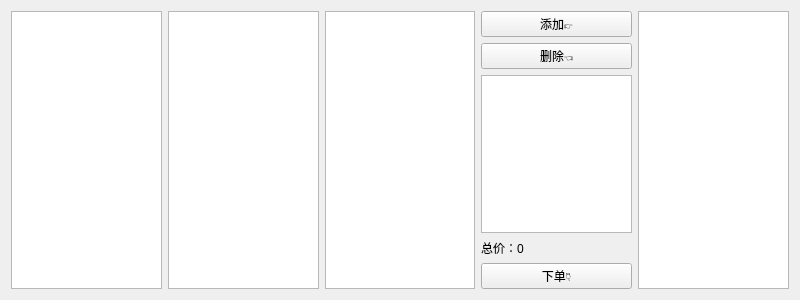
<?xml version="1.0" encoding="UTF-8"?>
<ui version="4.0">
 <class>UserCreateOrderWidget</class>
 <widget class="QWidget" name="UserCreateOrderWidget">
  <property name="geometry">
   <rect>
    <x>0</x>
    <y>0</y>
    <width>800</width>
    <height>300</height>
   </rect>
  </property>
  <property name="windowTitle">
   <string>下单</string>
  </property>
  <layout class="QHBoxLayout" name="horizontalLayout">
   <item>
    <widget class="QTableView" name="tableViewCanteen">
     <property name="editTriggers">
      <set>QAbstractItemView::NoEditTriggers</set>
     </property>
     <property name="selectionMode">
      <enum>QAbstractItemView::SingleSelection</enum>
     </property>
     <property name="selectionBehavior">
      <enum>QAbstractItemView::SelectRows</enum>
     </property>
    </widget>
   </item>
   <item>
    <widget class="QTableView" name="tableViewBiz">
     <property name="editTriggers">
      <set>QAbstractItemView::NoEditTriggers</set>
     </property>
     <property name="selectionMode">
      <enum>QAbstractItemView::SingleSelection</enum>
     </property>
     <property name="selectionBehavior">
      <enum>QAbstractItemView::SelectRows</enum>
     </property>
    </widget>
   </item>
   <item>
    <widget class="QTableView" name="tableViewMeal">
     <property name="editTriggers">
      <set>QAbstractItemView::NoEditTriggers</set>
     </property>
     <property name="selectionMode">
      <enum>QAbstractItemView::SingleSelection</enum>
     </property>
     <property name="selectionBehavior">
      <enum>QAbstractItemView::SelectRows</enum>
     </property>
    </widget>
   </item>
   <item>
    <layout class="QVBoxLayout" name="verticalLayout">
     <item>
      <widget class="QPushButton" name="pushButtonAdd">
       <property name="text">
        <string>添加👉</string>
       </property>
      </widget>
     </item>
     <item>
      <widget class="QPushButton" name="pushButtonDelete">
       <property name="text">
        <string>删除👈</string>
       </property>
      </widget>
     </item>
     <item>
      <widget class="QTableView" name="tableViewDestination">
       <property name="editTriggers">
        <set>QAbstractItemView::NoEditTriggers</set>
       </property>
       <property name="selectionMode">
        <enum>QAbstractItemView::SingleSelection</enum>
       </property>
       <property name="selectionBehavior">
        <enum>QAbstractItemView::SelectRows</enum>
       </property>
      </widget>
     </item>
     <item>
      <widget class="QLabel" name="labelPrice">
       <property name="text">
        <string>总价：0</string>
       </property>
      </widget>
     </item>
     <item>
      <widget class="QPushButton" name="pushButtonSubmit">
       <property name="text">
        <string>下单👇</string>
       </property>
      </widget>
     </item>
    </layout>
   </item>
   <item>
    <widget class="QTableView" name="tableViewCart">
     <property name="editTriggers">
      <set>QAbstractItemView::NoEditTriggers</set>
     </property>
     <property name="selectionMode">
      <enum>QAbstractItemView::SingleSelection</enum>
     </property>
     <property name="selectionBehavior">
      <enum>QAbstractItemView::SelectRows</enum>
     </property>
    </widget>
   </item>
  </layout>
 </widget>
 <resources/>
 <connections/>
</ui>
